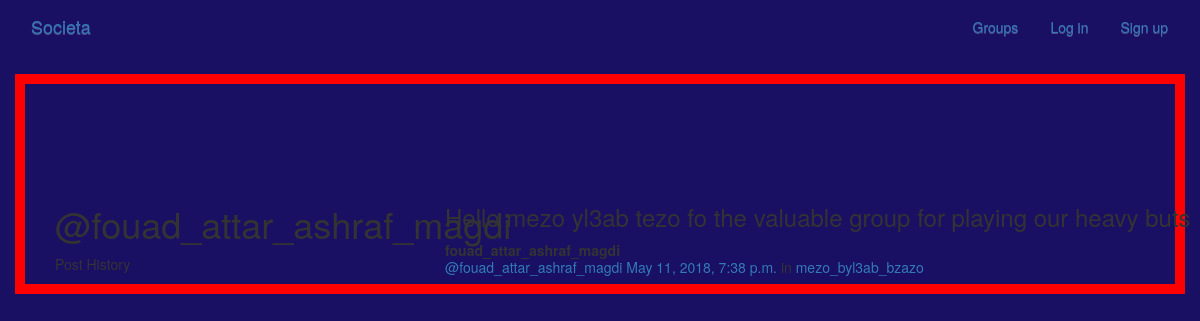
Page /posts/by/fouad_attar_ashraf_magdi/ on the committed database.
### posts/models.py (models this page shows, shortened)
class Post(models.Model):
    user = models.ForeignKey(User, related_name="posts", on_delete=models.CASCADE)
    created_at = models.DateTimeField(auto_now=True)
    message = models.TextField()
    message_html = models.TextField(editable=False)
    group = models.ForeignKey(Group, related_name="posts",null=True, blank=True, on_delete=models.CASCADE)
    class Meta:
        ordering = ["-created_at"]
        unique_together = ["user", "message"]

### groups/models.py (models this page shows, shortened)
class Group(models.Model):
    name = models.CharField(max_length=255, unique=True)
    slug = models.SlugField(allow_unicode=True, unique=True)
    description = models.TextField(blank=True, default='')
    description_html = models.TextField(editable=False, default='', blank=True)
    members = models.ManyToManyField(User,through="GroupMember")
    class Meta:
        ordering = ["name"]

### posts/views.py (the view)
# urls.py: url(r"by/(?P<username>[-\w]+)/$",views.UserPosts.as_view(),name="for_user"),
class UserPosts(generic.ListView):
    model = models.Post
    template_name = "posts/user_post_list.html"
    def get_queryset(self):
        try:
            self.post_user = User.objects.prefetch_related("posts").get(
                username__iexact=self.kwargs.get("username")
            )
        except User.DoesNotExist:
            raise Http404
        else:
            return self.post_user.posts.all()
    def get_context_data(self, **kwargs):
        context = super().get_context_data(**kwargs)
        context["post_user"] = self.post_user
        return context

### posts/templates/posts/user_post_list.html
{% extends "posts/post_base.html" %}
{% block prepost %}
<div class="col-md-4">
	<h1>@{{ post_user.username }}</h1>
	<p>Post History</p>
</div>
{% endblock %}
{% block post_content %}
<div class="col-md-8">
	{% for post in post_list %}
		{% include "posts/_post.html" %}
	{% endfor %}
</div>
{% endblock %}

### posts/templates/posts/_post.html (shortened to what this page needs)
<div class="post media">
	<h3>{{ post.message_html|safe }}</h3>
	<div class="media-body">
		<strong>{{ post.user.username }}</strong>
		<h5 class="media-heading">
			<span class="username"><a href="{% url 'posts:for_user' username=post.user.username %}">@{{ post.user.username }}</a></span>
			<time class="time"><a href="{% url 'posts:single' username=post.user.username pk=post.pk %}">{{ post.created_at }}</a></time>
			{% if post.group %}
			<span class="group-name">in <a href="#">{{ post.group.name }}</a></span>
			{% endif %}
		</h5>
	</div>
</div>

### static/css/master.css (style rules this page uses)
html, body { height: 100%; width: 100%; overflow: hidden; background: #191063; margin: 0; }

### rows in the picture
Post: message_html "Hello mezo yl3ab tezo fo the valuable group for playing our heavy buts", user.username "fouad_attar_ashraf_magdi", created_at "May 11, 2018, 7:38 p.m.", group.name "mezo_byl3ab_bzazo"

### other values in the picture
{{ post_user.username }} "fouad_attar_ashraf_magdi"
